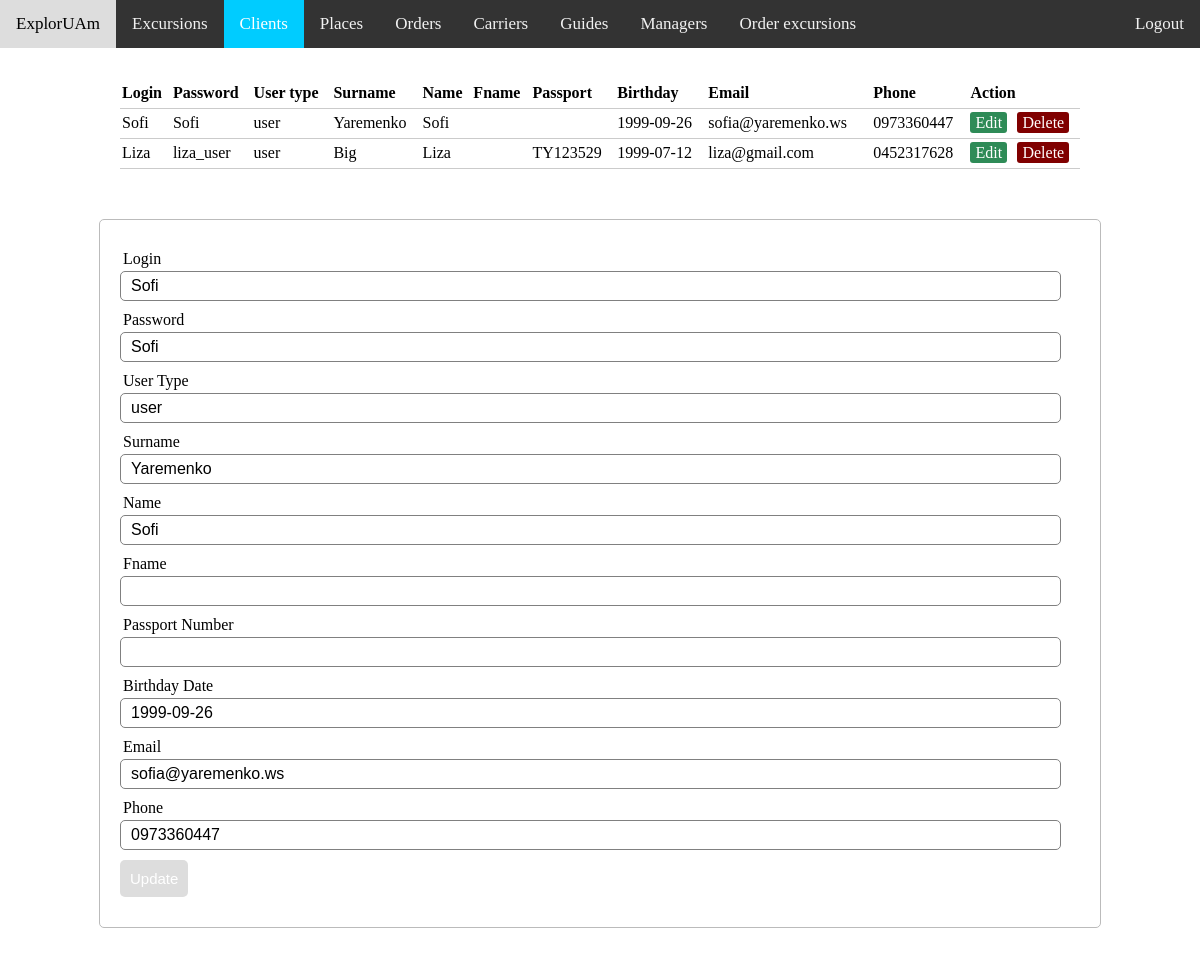
The app's page /admin_view/clients.php?edit_cl=1 with its own data.
### tables this page shows
CREATE TABLE IF NOT EXISTS `clients` (
  `id_client` int(11) NOT NULL AUTO_INCREMENT,
  `cl_login` varchar(32) NOT NULL,
  `cl_password` varchar(32) NOT NULL,
  `user_type` varchar(5) NOT NULL,
  `cl_surname` varchar(30) NOT NULL,
  `cl_name` varchar(30) NOT NULL,
  `cl_fname` varchar(30) DEFAULT NULL,
  `passport_n` varchar(8) DEFAULT NULL,
  `birthday` date NOT NULL,
  `email` varchar(50) NOT NULL,
  `cl_phone` varchar(10) NOT NULL,
  PRIMARY KEY (`id_client`)
);

### admin_view/clients.php (the view, shortened to what this page needs)
<?php  include('server.php');
  if (isset($_GET['edit_cl'])) {
    $id_client = $_GET['edit_cl'];
    $update = true;
    $record = mysqli_query($db, "SELECT * FROM clients WHERE id_client=$id_client");
    if (count($record) == 1 ) {
      $n = mysqli_fetch_array($record);
      $cl_login= $n['cl_login'];
      $cl_password= $n['cl_password'];
      $user_type= $n['user_type'];
      $cl_surname= $n['cl_surname'];
      $cl_name= $n['cl_name'];
      $cl_fname= $n['cl_fname'];
      $passport_n= $n['passport_n'];
      $birthday= $n['birthday'];
      $email= $n['email'];
      $cl_phone= $n['cl_phone'];
    }
  }
?>
<html>
<head>
<link rel="stylesheet" href="adminstyle.css">
</head>
<body>
<div class="topnav"> <a class="hover">ExplorUAm</a>
  <a href="excursions.php">Excursions</a>
  <a class="active" href="clients.php">Clients</a>
  <a href="places.php">Places</a>
  <a href="orders.php">Orders</a>
  <a href="carriers.php">Carriers</a>
  <a href="guides.php">Guides</a>
  <a href="managers.php">Managers</a>
  <a href="order_excursions.php">Order excursions</a>
  <a href="../main.php" style="float:right"> Logout </a>
</div>
<?php $results = mysqli_query($db, "SELECT * FROM clients"); ?>
<table>
  <thead>
    <tr>
      <th>Login</th>
      <th>Password</th>
      <th>User type</th>
      <th>Surname</th>
      <th>Name</th>
      <th>Fname</th>
      <th>Passport</th>
      <th>Birthday</th>
      <th>Email</th>
      <th>Phone</th>
      <th colspan="2">Action</th>
    </tr>
  </thead>
  <?php while ($row = mysqli_fetch_array($results)) { ?>
    <tr>
      <td><?php echo $row['cl_login']; ?></td>
      <td><?php echo $row['cl_password']; ?></td>
      <td><?php echo $row['user_type']; ?></td>
      <td><?php echo $row['cl_surname']; ?></td>
      <td><?php echo $row['cl_name']; ?></td>
      <td><?php echo $row['cl_fname']; ?></td>
      <td><?php echo $row['passport_n']; ?></td>
      <td><?php echo $row['birthday']; ?></td>
      <td><?php echo $row['email']; ?></td>
      <td><?php echo $row['cl_phone']; ?></td>
      <td>
        <a href="clients.php?edit_cl=<?php echo $row['id_client']; ?>" class="edit_btn" >Edit</a>
      </td>
      <td>
        <a href="server.php?del_cl=<?php echo $row['id_client']; ?>" class="del_btn">Delete</a>
      </td>
    </tr>
  <?php } ?>
</table>
  <form method="post" action="server.php" >
    <div class="input-group">
      <label>Login</label>
      <input type="text" name="login" value="<?php echo $cl_login; ?>">
    </div>
    <div class="input-group">
      <label>Password</label>
      <input type="text" name="password" value="<?php echo $cl_password; ?>">
    </div>
    <div class="input-group">
      <label>User Type</label>
      <input type="text" name="usertype"value="<?php echo $user_type; ?>">
    </div>
    <div class="input-group">
      <label>Surname</label>
      <input type="text" name="surname" value="<?php echo $cl_surname; ?>">
    </div>
    <div class="input-group">
      <label>Name</label>
      <input type="text" name="name" value="<?php echo $cl_name; ?>">
    </div>
    <div class="input-group">
      <label>Fname</label>
      <input type="text" name="fname" value="<?php echo $cl_fname; ?>">
    </div>
    <div class="input-group">
      <label>Passport Number</label>
      <input type="text" name="passport" value="<?php echo $passport_n; ?>">
    </div>
    <div class="input-group">
      <label>Birthday Date</label>
      <input type="text" name="birthday" value="<?php echo $birthday; ?>">
    </div>
    <div class="input-group">
      <label>Email</label>
      <input type="text" name="email" value="<?php echo $email; ?>">
    </div>
    <div class="input-group">
      <label>Phone</label>
      <input type="text" name="phone" value="<?php echo $cl_phone; ?>">
    </div>
    <div class="input-group">
      <?php if ($update == true): ?>
      <button class="btn" type="submit" name="update_cl" style="background: #ddd;" >Update</button>
      <?php else: ?>
      <button class="btn" type="submit" name="save_cl" >Add</button>
      <?php endif ?>
    </div>
  </form>
</body>
</html>

### admin_view/adminstyle.css (style rules this page uses)
body { margin: 0; }
.topnav { overflow: hidden; background-color: #333; }
.topnav a { float: left; color: #f2f2f2; text-align: center; padding: 14px 16px; text-decoration: none; font-size: 17px; }
.topnav a.hover { background-color: #ddd; color: black; }
.topnav a.active { background-color: #00CCFF; color: white; }
table { width: 80%; margin: 30px auto; border-collapse: collapse; text-align: left; }
tr { border-bottom: 1px solid #cbcbcb; }
th, td { border: none; height: 30px; padding: 2px; }
form { width: 80%; margin: 50px auto; text-align: left; padding: 20px; border: 1px solid #bbbbbb; border-radius: 5px; }
.input-group { margin: 10px 0px 10px 0px; }
.input-group label { display: block; text-align: left; margin: 3px; }
.input-group input { height: 30px; width: 98%; padding: 5px 10px; font-size: 16px; border-radius: 5px; border: 1px solid gray; }
.btn { padding: 10px; font-size: 15px; color: white; background: #5F9EA0; border: none; border-radius: 5px; }
.edit_btn { text-decoration: none; padding: 2px 5px; background: #2E8B57; color: white; border-radius: 3px; }
.del_btn { text-decoration: none; padding: 2px 5px; color: white; border-radius: 3px; background: #800000; }

### records on screen
clients: cl_login "Sofi", cl_password "Sofi", user_type "user", cl_surname "Yaremenko", cl_name "Sofi", birthday "1999-09-26", email "sofia@yaremenko.ws", cl_phone "0973360447", login "Sofi", password "Sofi", surname "Yaremenko", name "Sofi", phone "0973360447"
clients: cl_login "Liza", cl_password "liza_user", user_type "user", cl_surname "Big", cl_name "Liza", passport_n "TY123529", birthday "1999-07-12", email "liza@gmail.com", cl_phone "0452317628"
